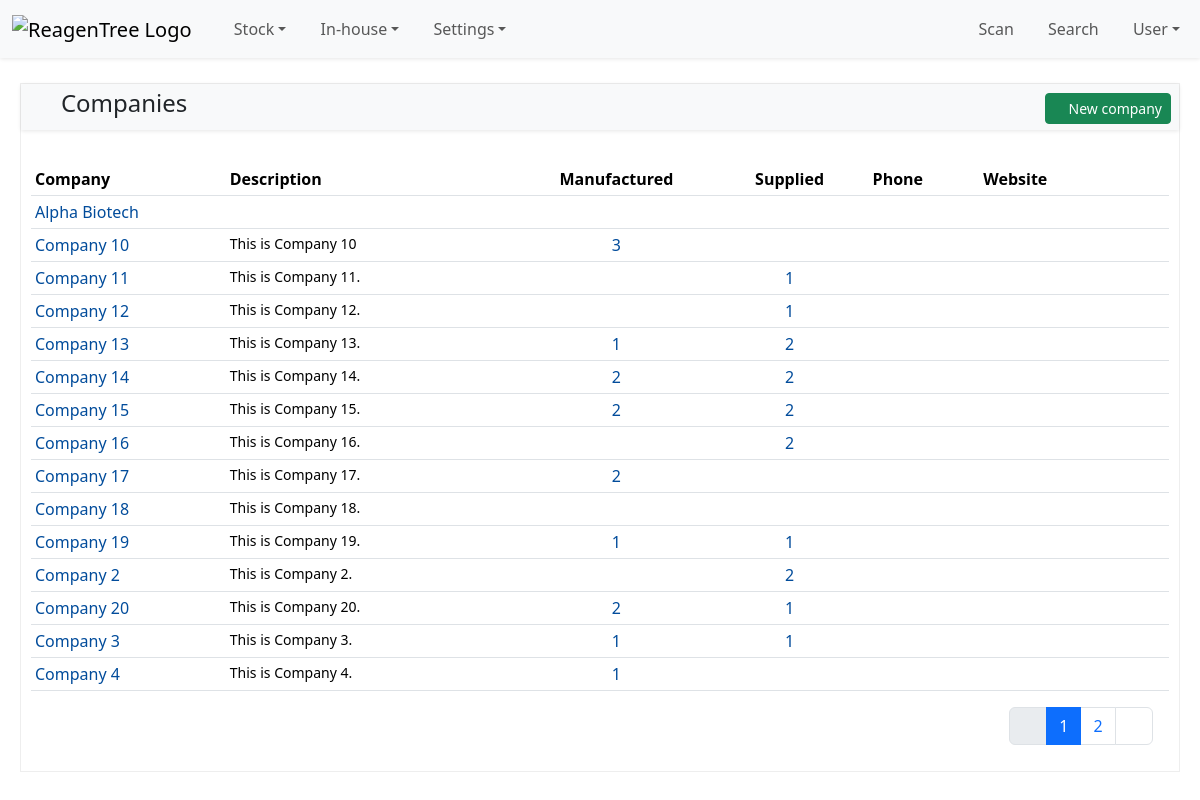
Page /company/ (signed in) on the committed database.
### company/models.py (models this page shows, shortened)
class Company(TimeStampUserMixin, models.Model):
    name = models.CharField(max_length=100, unique=True)
    description = models.TextField(blank=True, null=True)
    website = models.URLField(max_length=200, blank=True)
    phone = models.CharField(max_length=20, blank=True)
    class Meta:
        verbose_name_plural = "Companies"
        ordering = ["name"]

### company/views.py (the view)
# urls.py: path("", CompanyListView.as_view(), name="company_list"),
class CompanyListView(LoginRequiredMixin, ListView):
    model = Company
    context_object_name = "companies"
    template_name = "company/company_list.html"
    paginate_by = 15

### company/templates/company/company_list.html (shortened to what this page needs)
{% extends "object_list_base.html" %}
{% block panel_title %}
  <i class="bi bi-buildings company-text-color"></i>  Companies
{% endblock panel_title %}
{% block panel_actions %}
  <a href="{% url 'company_create' %}" class="btn btn-sm btn-success"><i class="bi bi-plus-circle"></i> New company</a>
{% endblock panel_actions %}
{% block panel_content %}
  <div class="table-responsive pt-3">
    <table class="table table-sm table-hover">
      <thead>
        <tr>
          <th>Company</th>
          <th width="25%" class="d-none d-lg-table-cell">Description</th>
          <th class="text-center d-none d-lg-table-cell">Manufactured</th>
          <th class="text-center d-none d-lg-table-cell">Supplied</th>
          <th class="ps-3 d-none d-lg-table-cell">Phone</th>
          <th>Website</th>
          <th class="d-none d-lg-table-cell">{% include "partials/tooltray_toggle_icon.html" %}</th>
        </tr>
      </thead>
      <tbody>
        {% for company in companies %}
          <tr>
            <td class="align-middle">
              <a href="{% url 'company_detail' company.pk %}">{{ company.name }}</a>
            </td>
            <td class="d-none d-lg-table-cell small">{{ company.description|truncatechars:50 }}</td>
            <td class="text-center d-none d-lg-table-cell">
              <span><a href="{% url 'company_detail' company.pk %}#manufactured">{{ company.manufactured_items.count|default:"" }}</a></span>
            </td>
            <td class="text-center d-none d-lg-table-cell">
              <span><a href="{% url 'company_detail' company.pk %}#supplied">{{ company.supplied_items.count|default:"" }}</a></span>
            </td>
            <td class="ps-3 d-none d-lg-table-cell">{{ company.phone }}</td>
            <td>
            </td>
            <td class="d-none d-lg-table-cell">
            </td>
          </tr>
        {% endfor %}
      </tbody>
    </table>
  </div>
{% endblock panel_content %}

### static/css/reagentree-1.0.css (style rules this page uses)
:root { --rt-light-shadow: 0 1px 4px rgba(0, 0, 0, 0.1); --rt-category: #ffc400; --rt-company: #0078d4; --rt-delivery: #4830d1; --rt-validation: #1ba756; --rt-location: #66dcc5; --rt-setting: #2a4a5a; --rt-search: #17a2b8; --rt-user: #4e4083; --rt-fushsia: #915c83; --rt-green20: #498205; --rt-item: #503191; --rt-stock: #ff9000; --rt-inhouse: #dd5030; --rt-inhousestock: #008080; }
a { text-decoration: none; color: #024c9b; }
.company-text-color { color: var(--rt-company); }

### rows in the picture
Company: name "Alpha Biotech"
Company: name "Company 10", description "This is Company 10", manufactured_items.count "3"
Company: name "Company 11", description "This is Company 11.", supplied_items.count "1"
Company: name "Company 12", description "This is Company 12.", supplied_items.count "1"
Company: name "Company 13", description "This is Company 13.", manufactured_items.count "1", supplied_items.count "2"
Company: name "Company 14", description "This is Company 14.", manufactured_items.count "2", supplied_items.count "2"
Company: name "Company 15", description "This is Company 15.", manufactured_items.count "2", supplied_items.count "2"
Company: name "Company 16", description "This is Company 16.", supplied_items.count "2"
Company: name "Company 17", description "This is Company 17.", manufactured_items.count "2"
Company: name "Company 18", description "This is Company 18."
Company: name "Company 19", description "This is Company 19.", manufactured_items.count "1", supplied_items.count "1"
Company: name "Company 2", description "This is Company 2.", supplied_items.count "2"
Company: name "Company 20", description "This is Company 20.", manufactured_items.count "2", supplied_items.count "1"
Company: name "Company 3", description "This is Company 3.", manufactured_items.count "1", supplied_items.count "1"
Company: name "Company 4", description "This is Company 4.", manufactured_items.count "1"

### other values in the picture
{{ i }} "1"
{{ i }} "2"
